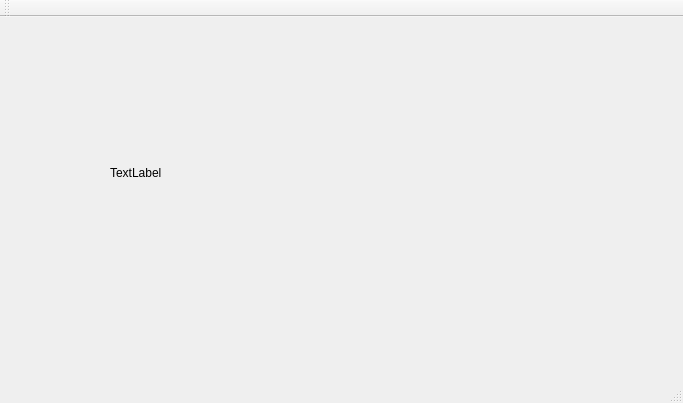
<?xml version="1.0" encoding="UTF-8"?>
<ui version="4.0">
 <class>Widget</class>
 <widget class="QMainWindow" name="Widget">
  <property name="geometry">
   <rect>
    <x>0</x>
    <y>0</y>
    <width>683</width>
    <height>403</height>
   </rect>
  </property>
  <property name="windowTitle">
   <string>Widget</string>
  </property>
  <widget class="QWidget" name="centralWidget">
   <widget class="QLabel" name="label">
    <property name="geometry">
     <rect>
      <x>110</x>
      <y>30</y>
      <width>451</width>
      <height>251</height>
     </rect>
    </property>
    <property name="text">
     <string>TextLabel</string>
    </property>
   </widget>
  </widget>
  <widget class="QMenuBar" name="menuBar">
   <property name="geometry">
    <rect>
     <x>0</x>
     <y>0</y>
     <width>683</width>
     <height>17</height>
    </rect>
   </property>
  </widget>
  <widget class="QToolBar" name="mainToolBar">
   <attribute name="toolBarArea">
    <enum>TopToolBarArea</enum>
   </attribute>
   <attribute name="toolBarBreak">
    <bool>false</bool>
   </attribute>
  </widget>
  <widget class="QStatusBar" name="statusBar"/>
 </widget>
 <layoutdefault spacing="6" margin="11"/>
 <resources/>
 <connections/>
</ui>
